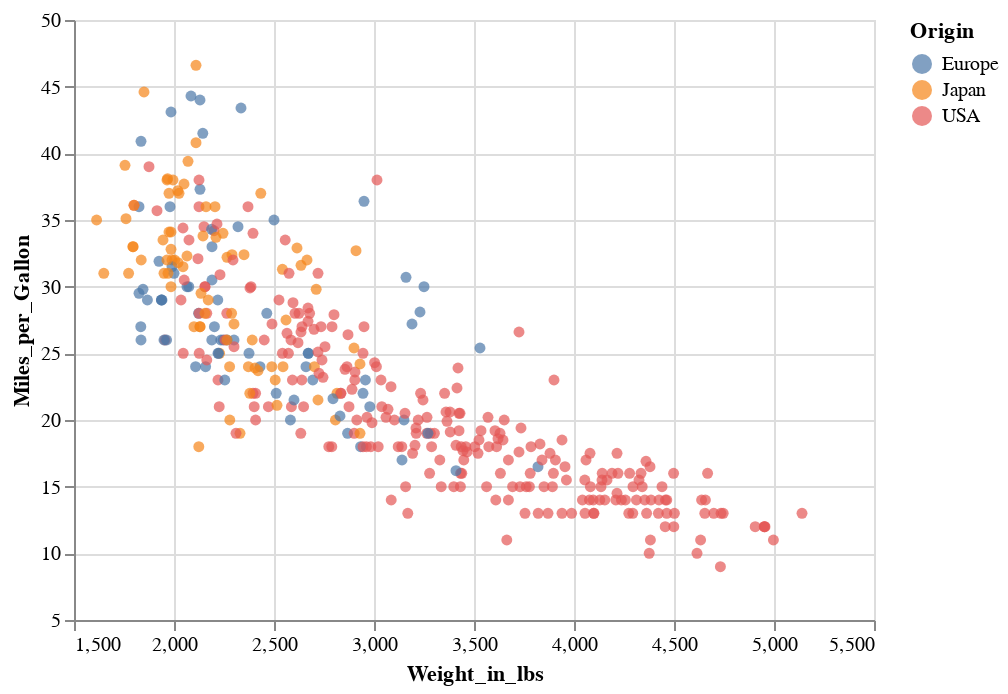

Notebook code for this chart:
### Code cell
alt.Chart(df).mark_circle().encode(
    x = alt.X(col_a,scale=alt.Scale(zero=False)),
    y = alt.Y(col_b,scale=alt.Scale(zero=False)),
    color='Origin'
)

### Figure 1 — Vega-Lite specification as saved in the notebook (floating-point values rounded to 4 significant figures; data arrays with more than 128 entries replaced by an {"elided": "..."} marker saying what was removed)
{"config": {"view": {"continuousWidth": 400, "continuousHeight": 300}}, "data": {"name": "data-4a6805f260cb8c792a79f3a976961d3d"}, "mark": "circle", "encoding": {"color": {"type": "nominal", "field": "Origin"}, "x": {"type": "quantitative", "field": "Weight_in_lbs", "scale": {"zero": false}}, "y": {"type": "quantitative", "field": "Miles_per_Gallon", "scale": {"zero": false}}}, "$schema": "https://vega.github.io/schema/vega-lite/v4.8.1.json", "datasets": {"data-4a6805f260cb8c792a79f3a976961d3d": {"elided": "406 records"}}}
